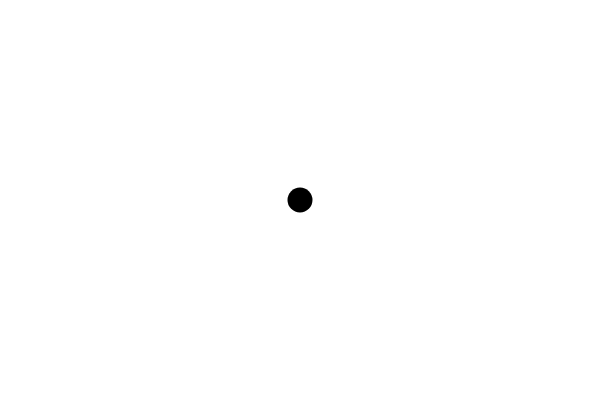
Frame 1 (no input)
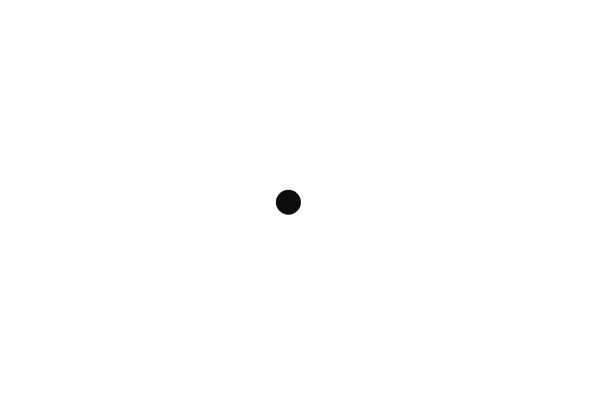
Frame 60 (no input)
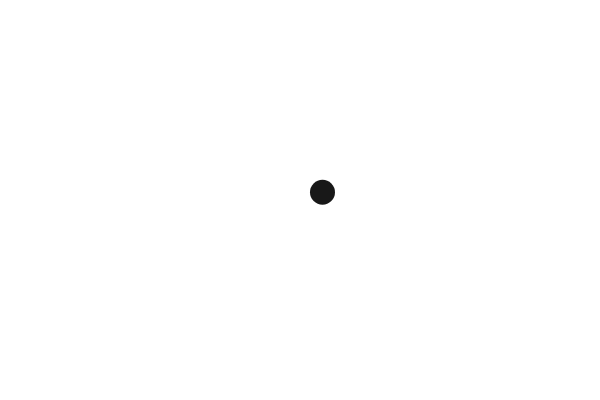
Frame 120 (the mouse pressed at the canvas centre since frame 60)

The p5.js sketch that drew these frames (run headless with seeded random() and noise() and a simulated clock; from frame 60 on, the mouse is pressed at the canvas centre):

// p5.js sketch
// ── sketch.js
var r = 0;
var angle = 0;
var d = 25;
var x, y;

function setup() {
  createCanvas(600, 400);
  background(255);
  noStroke();
}

function draw() {
  background(255);
  x = r * cos(angle);
  y = r * sin(angle);
  fill(0, 255 - r);
  ellipse(x+width/2, y+height/2, d, d); 
  angle += 0.05;
  r += 0.2;
  if (x > width/2) { 
    r = 0; 
    angle = 0; 
  }
}
